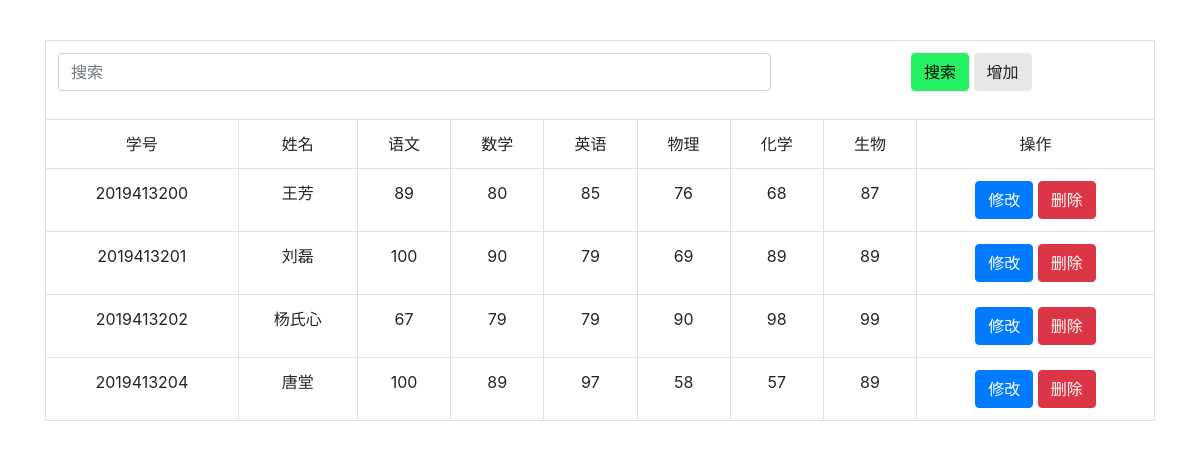
Screenshot of /iframe/cj.php (signed in) with the database file from the repository.
### tables this page shows
CREATE TABLE IF NOT EXISTS `kc_info` (
  `kc_id` int(10) NOT NULL COMMENT '课程号',
  `kc_name` varchar(30) NOT NULL COMMENT '名称',
  `kc_time` int(3) NOT NULL COMMENT '课时',
  PRIMARY KEY (`kc_id`),
  UNIQUE KEY `kc_id` (`kc_id`)
);

CREATE TABLE IF NOT EXISTS `xj_info` (
  `xj_id` int(10) NOT NULL COMMENT '学号',
  `xj_name` varchar(30) NOT NULL COMMENT '姓名',
  `xj_sex` varchar(2) NOT NULL COMMENT '性别',
  `bj_id` int(10) NOT NULL COMMENT '班级',
  PRIMARY KEY (`xj_id`),
  UNIQUE KEY `xj_id` (`xj_id`),
  KEY `fk_bj_id` (`bj_id`)
);

### iframe/cj.php (the view, shortened to what this page needs)
<!doctype html>
<html>
<head>
	<link rel="stylesheet" href="css/bootstrap.css"/>
</head>
<body>
<?php
	$td_sql="SELECT kc_name,kc_id FROM kc_info ORDER BY `kc_info`.`kc_id` ASC";
	global $con;
	$res=mysqli_query($con,$td_sql);
	$td_count = mysqli_num_rows($res);
?>
	<div class="container" style="padding-top: 40px;">
			<table class="table table-bordered text-center">
				<tr>
					<td colspan="<?php echo $td_count+3;?>">
						<div class="form-group">
							<div class="row">
								<div class="col-md-8">
									<input  type="text" class="form-control secbox" placeholder="搜索" />
								</div>
								<div class="col-md-4">
									<button class="btn btn-danger sec" style="background-color: #26F160; border: 1px #26F160 solid; color: #000;">搜索</button>
									<button class="btn btn-default add" data-toggle="modal" data-target="#addModal" style="background-color: #E8E6E6">增加</button>
								</div>
							</div>
						</div>
					</td>
				</tr>
				<tr>
					<td>学号</td>
					<td>姓名</td>
					<?php
					if($td_count!=0){
						while($tds = mysqli_fetch_row($res)){?>
								<td><?php echo $tds[0];?></td>
					<?php
						}
					}?>
					<td>操作</td>
				</tr>
				<?php
					$res=mysqli_query($con,"SELECT kc_id FROM kc_info ORDER BY `kc_info`.`kc_id` ASC");
					$count=mysqli_num_rows($res);
					$s_sql="";
					if($count!=0){
						while($arr=mysqli_fetch_array($res)){
							for($x=0;$x<count($arr);$x+=2){
								$s_sql.="max(CASE WHEN c.kc_id='$arr[$x]' then c.cj_score else 0 end),";
							}
						}
						$s_sql=chop($s_sql,",");
					}
					$s_sql ="SELECT a.xj_id,a.xj_name,$s_sql
					FROM xj_info a RIGHT JOIN cj_info c ON a.xj_id=c.xj_id
					GROUP by a.xj_id";
					$res = mysqli_query($con,$s_sql);
					$count = mysqli_num_rows($res);
					if($count!=0){
						while ($arr = mysqli_fetch_array($res)) {
                    		echo "<tr>";
							$i=0;
							for($y=0;$y<count($arr);$y+=2){
								echo "<td>$arr[$i]</td>";
								$i++;
							}
							echo "<td><button class=\"btn btn-primary btn-xs update\" data-toggle = \"modal\" data-target = \"#updateModal\">修改</button> <button class=\"btn btn-danger btn-xs del\">删除</button></td>";
                    		echo "</tr>";
						}
					}
				?>
			</table>
		</div>
</body>
</html>

### rows the page displays
kc_info: kc_name "语文"
kc_info: kc_name "数学"
kc_info: kc_name "英语"
kc_info: kc_name "物理"
kc_info: kc_name "化学"
kc_info: kc_name "生物"
xj_info: xj_id "2019413200", xj_name "王芳", i "89", i "80", i "85", i "76", i "68", i "87"
xj_info: xj_id "2019413201", xj_name "刘磊", i "100", i "90", i "79", i "69", i "89"
xj_info: xj_id "2019413202", xj_name "杨氏心", i "67", i "79", i "90", i "98", i "99"
xj_info: xj_id "2019413204", xj_name "唐堂", i "100", i "89", i "97", i "58", i "57"
